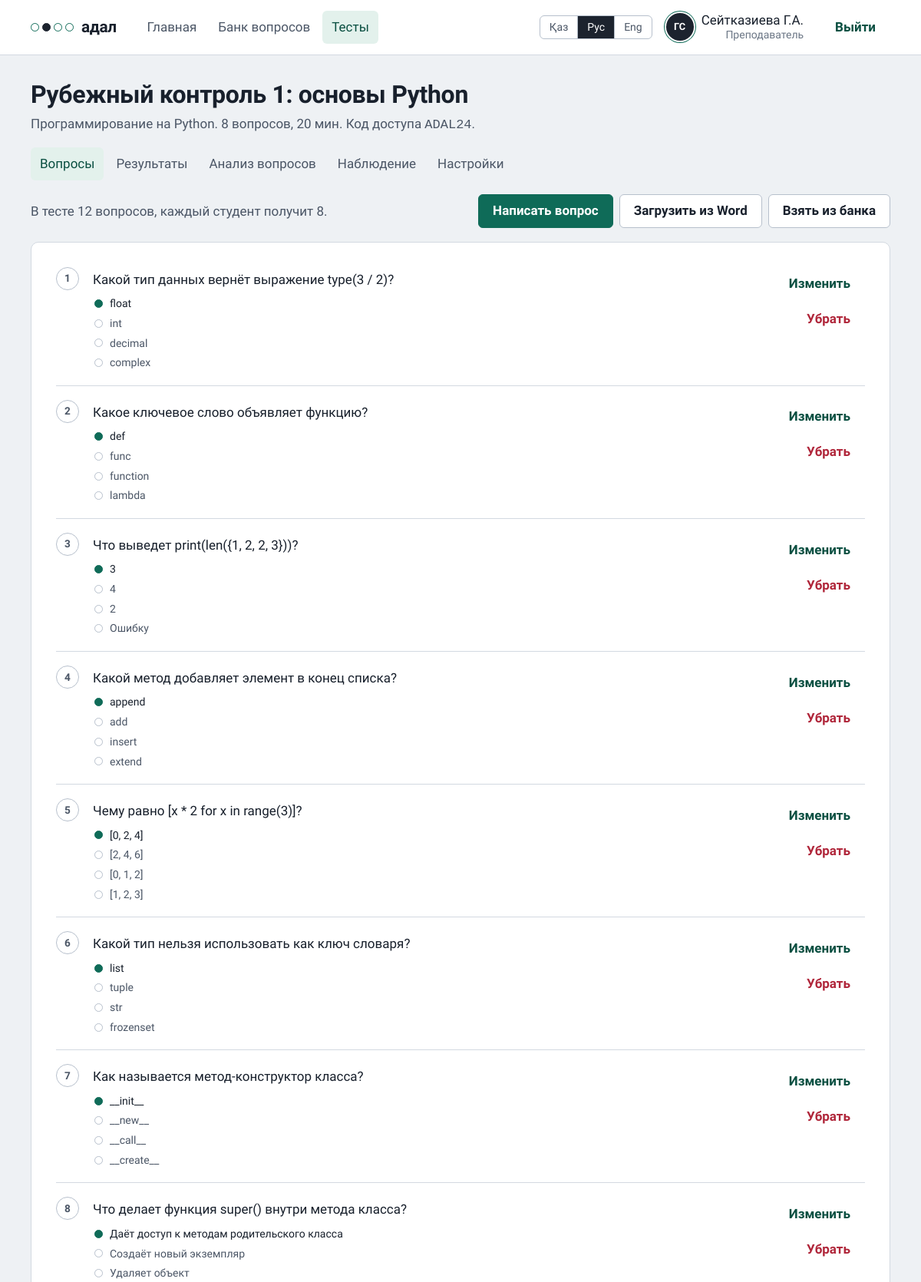
Page /exams/1/questions/ (signed in, upper part) on the committed database.
### accounts/models.py (models this page shows, shortened)
class User(AbstractBaseUser, PermissionsMixin):
    class Role(models.TextChoices):
        STUDENT = "student", _("Студент")
        TEACHER = "teacher", _("Преподаватель")
        ADMIN = "admin", _("Администратор")
    class Degree(models.TextChoices):
        BACHELOR = "bachelor", _("Бакалавриат")
        MASTER = "master", _("Магистратура")
        DOCTOR = "doctor", _("Докторантура")
    class ApplicationType(models.TextChoices):
        FIRST = "first", _("Первое высшее образование")
        SHORT = "short", _("Сокращённая программа (на базе ТиПО)")
        SECOND = "second", _("Второе высшее образование")
    class DocType(models.TextChoices):
        ID_CARD = "id_card", _("Удостоверение личности РК")
        PASSPORT = "passport", _("Паспорт")
        RESIDENCE = "residence", _("Вид на жительство")
    class Language(models.TextChoices):
        KAZAKH = "kk", _("Қазақша")
        RUSSIAN = "ru", _("Русский")
        ENGLISH = "en", "English"
    iin = models.CharField(_("ИИН"), max_length=12, unique=True)
    first_name = models.CharField(_("Имя"), max_length=80)
    last_name = models.CharField(_("Фамилия"), max_length=80)
    patronymic = models.CharField(_("Отчество"), max_length=80, blank=True)
    email = models.EmailField(_("Эл. почта"), blank=True)
    role = models.CharField(_("Роль"), max_length=10, choices=Role.choices, default=Role.STUDENT)
    group = models.CharField(_("Группа"), max_length=30, blank=True)
    interface_language = models.CharField(
        _("Язык интерфейса"), max_length=2, choices=Language.choices, default=Language.RUSSIAN)
    degree = models.CharField(_("Академическая степень"), max_length=10,
                              choices=Degree.choices, default=Degree.BACHELOR)
    application_type = models.CharField(_("Заявление"), max_length=10,
                                        choices=ApplicationType.choices, default=ApplicationType.FIRST)
    citizenship = models.CharField(_("Страна"), max_length=60, default="Казахстан")
    doc_type = models.CharField(_("Документ"), max_length=10, choices=DocType.choices,
                                default=DocType.ID_CARD)
    doc_number = models.CharField(_("Номер документа"), max_length=20, blank=True)
    study_language = models.CharField(_("Язык обучения"), max_length=2,
                                      choices=Language.choices, default=Language.KAZAKH)
    birth_date = models.DateField(_("Дата рождения"), null=True, blank=True)
    avatar = models.ImageField(_("Фото профиля"), upload_to="avatars/", blank=True)
    is_active = models.BooleanField(default=True)
    is_staff = models.BooleanField(default=False)
    date_joined = models.DateTimeField(default=timezone.now)
    objects = UserManager()
    USERNAME_FIELD = "iin"
    REQUIRED_FIELDS = ["first_name", "last_name"]
    class Meta:
        verbose_name = _("пользователь")
        verbose_name_plural = _("пользователи")
        ordering = ["last_name", "first_name"]
    @property
    def short_name(self) -> str:
        initials = "".join(f"{p[0]}." for p in (self.first_name, self.patronymic) if p)
        return f"{self.last_name} {initials}".strip()
    @property
    def initials(self) -> str:
        return "".join(p[0] for p in (self.first_name, self.last_name) if p).upper()
    @property
    def is_teacher(self) -> bool:
        return self.role in (self.Role.TEACHER, self.Role.ADMIN)

### exams/models.py (models this page shows, shortened)
class Exam(models.Model):
    title = models.CharField(_("Название"), max_length=200)
    subject = models.ForeignKey(Subject, on_delete=models.PROTECT, related_name="exams",
                                verbose_name=_("Дисциплина"))
    author = models.ForeignKey(settings.AUTH_USER_MODEL, on_delete=models.CASCADE,
                               related_name="exams")
    topic = models.CharField(_("Только тема"), max_length=150, blank=True,
                             help_text=_("Оставьте пустым, чтобы брать вопросы по всей дисциплине"))
    question_count = models.PositiveSmallIntegerField(_("Вопросов в варианте"), default=20)
    duration_minutes = models.PositiveSmallIntegerField(_("Время, минут"), default=30)
    opens_at = models.DateTimeField(_("Открывается"))
    closes_at = models.DateTimeField(_("Закрывается"))
    groups = models.CharField(_("Группы"), max_length=300, blank=True,
                              help_text=_("Через запятую, например: ИС-21, ИС-22. Если оставить пустым, тест увидят все группы"))
    access_code = models.CharField(_("Код доступа"), max_length=12,
                                   help_text=_("Преподаватель говорит его вслух в аудитории"))
    allowed_ip_prefix = models.CharField(
        _("Разрешённая сеть"), max_length=60, blank=True,
        help_text=_("Начало IP-адресов компьютерного класса, например 10.12.5. Если оставить пустым, тест откроется из любой сети"))
    max_violations = models.PositiveSmallIntegerField(
        _("Нарушений до завершения"), default=3,
        help_text=_("Уход со страницы, выход из полноэкранного режима и т. п."))
    show_review = models.BooleanField(_("Показать студенту разбор после теста"), default=False)
    questions = models.ManyToManyField("Question", related_name="exams", blank=True,
                                       verbose_name=_("Вопросы теста"))
    is_published = models.BooleanField(_("Опубликован"), default=True)
    created_at = models.DateTimeField(auto_now_add=True)
    class Meta:
        verbose_name = _("тест")
        verbose_name_plural = _("тесты")
        ordering = ["-opens_at"]

class Subject(models.Model):
    name = models.CharField(_("Название"), max_length=150, unique=True)
    class Meta:
        verbose_name = _("дисциплина")
        verbose_name_plural = _("дисциплины")
        ordering = ["name"]
    def __str__(self):
        return self.name

class Question(models.Model):
    class Difficulty(models.IntegerChoices):
        EASY = 1, _("Лёгкий")
        MEDIUM = 2, _("Средний")
        HARD = 3, _("Сложный")
    subject = models.ForeignKey(Subject, on_delete=models.CASCADE, related_name="questions",
                                verbose_name=_("Дисциплина"))
    author = models.ForeignKey(settings.AUTH_USER_MODEL, on_delete=models.SET_NULL, null=True,
                               related_name="questions", verbose_name=_("Автор"))
    topic = models.CharField(_("Тема"), max_length=150, blank=True)
    text = models.TextField(_("Текст вопроса"))
    image = models.ImageField(_("Рисунок"), upload_to="questions/", blank=True)
    difficulty = models.PositiveSmallIntegerField(_("Сложность"), choices=Difficulty.choices,
                                                  default=Difficulty.MEDIUM)
    is_active = models.BooleanField(_("В банке"), default=True)
    created_at = models.DateTimeField(_("Создан"), auto_now_add=True)
    class Meta:
        verbose_name = _("вопрос")
        verbose_name_plural = _("вопросы")
        ordering = ["-created_at"]

class Choice(models.Model):
    question = models.ForeignKey(Question, on_delete=models.CASCADE, related_name="choices")
    text = models.CharField(_("Вариант ответа"), max_length=1000)
    is_correct = models.BooleanField(_("Правильный"), default=False)
    class Meta:
        ordering = ["id"]

### exams/views.py (the view, shortened to what this page needs)
# urls.py: path("exams/<int:pk>/questions/", views.exam_questions, name="exam_questions"),
@teacher_required
def exam_questions(request, pk):
    exam = _own_exam(request, pk)
    questions = exam.questions.filter(is_active=True).prefetch_related("choices").order_by("pk")
    bank_query = request.GET.get("q", "").strip()
    bank = services.search_questions(
        Question.objects.filter(subject=exam.subject, is_active=True).exclude(exams=exam),
        text=bank_query, sort="new").prefetch_related("choices")
    return render(request, "exams/exam_questions.html", {
        "exam": exam, "questions": questions, "bank": bank[:50], "bank_total": bank.count(),
        "bank_query": bank_query, "open_bank": bool(bank_query) or request.GET.get("bank") == "1",
    })

### exams/views.py (called while the page is built)
def teacher_required(view):
    @wraps(view)
    @login_required
    def wrapper(request, *args, **kwargs):
        if not request.user.is_teacher:
            raise PermissionDenied
        return view(request, *args, **kwargs)
    return wrapper

def _own_exam(request, pk) -> Exam:
    exam = get_object_or_404(Exam.objects.select_related("subject"), pk=pk)
    if exam.author_id != request.user.id and not request.user.is_admin:
        raise PermissionDenied
    return exam

### templates/exams/exam_questions.html (shortened to what this page needs)
{% extends "base.html" %}
{% load i18n %}
{% block math %}{% include "_math.html" %}{% endblock %}
{% block content %}
{% include "exams/_exam_head.html" with tab="questions" %}
<div class="q-toolbar">
  <p class="muted">{% blocktranslate trimmed with n=questions|length count=exam.question_count %}В тесте {{ n }} вопросов, каждый студент получит {{ count }}.{% endblocktranslate %}</p>
  <div class="q-toolbar-actions">
    <a class="btn btn-primary" href="{% url 'exams:question_new' %}?exam={{ exam.pk }}">{% translate "Написать вопрос" %}</a>
    <a class="btn" href="{% url 'exams:question_import' %}?exam={{ exam.pk }}">{% translate "Загрузить из Word" %}</a>
    <a class="btn" href="?bank=1#bank">{% translate "Взять из банка" %}</a>
  </div>
</div>
<section class="sheet">
  {% for q in questions %}
  <article class="tq">
    <span class="tq-num num">{{ forloop.counter }}</span>
    <div class="tq-body">
      <div class="q-text">{{ q.text }}</div>
      <ul class="tq-choices">
        {% for c in q.choices.all %}<li{% if c.is_correct %} class="ok"{% endif %}>{{ c.text }}</li>{% endfor %}
      </ul>
    </div>
    <div class="tq-actions">
      <a class="btn btn-quiet" href="{% url 'exams:question_edit' q.pk %}?exam={{ exam.pk }}">{% translate "Изменить" %}</a>
      <form method="post">{% csrf_token %}<input type="hidden" name="action" value="remove"><input type="hidden" name="question" value="{{ q.pk }}">
        <button class="btn btn-quiet btn-quiet-danger" type="submit">{% translate "Убрать" %}</button>
      </form>
    </div>
  </article>
  {% endfor %}
</section>
{% endblock %}

### templates/base.html (shortened to what this page needs)
{% load static i18n %}{% get_current_language as LANG %}<!doctype html>
<html lang="{{ LANG }}">
<head>
  <link rel="stylesheet" href="{% static 'css/app.css' %}?v=16">
  {% block math %}{% endblock %}
</head>
<body class="{% block body_class %}{% endblock %}">
{% block chrome %}
<header class="topbar">
  <div class="topbar-in">
    <a class="wordmark" href="{% url 'dashboard' %}" aria-label="{% translate 'Адал, главная страница' %}">
      <span class="mark" aria-hidden="true"><i></i><i class="on"></i><i></i><i></i></span>{% translate "адал" %}
    </a>
    {% if user.is_authenticated %}
    {% with path=request.path %}
    <nav class="nav" aria-label="{% translate 'Разделы' %}">
      <a href="{% url 'dashboard' %}" {% if path == '/' %}aria-current="page"{% endif %}>{% translate "Главная" %}</a>
      {% if user.is_teacher %}
      <a href="{% url 'exams:question_list' %}" {% if '/bank/' in path %}aria-current="page"{% endif %}>{% translate "Банк вопросов" %}</a>
      <a href="{% url 'exams:exam_list' %}" {% if '/exams/' in path %}aria-current="page"{% endif %}>{% translate "Тесты" %}</a>
      {% endif %}
    </nav>
    {% endwith %}
    {% endif %}
    <div class="who">
      {% include "_lang.html" %}
      {% if user.is_authenticated %}
      <a class="who-link" href="{% url 'accounts:profile' %}" title="{% translate 'Профиль' %}">
        <span class="avatar" aria-hidden="true">{% if user.avatar %}<img src="{{ user.avatar.url }}" alt="">{% else %}{{ user.initials }}{% endif %}</span>
        <span class="who-name">{{ user.short_name }}<span>{{ user.get_role_display }}{% if user.group %}, {{ user.group }}{% endif %}</span></span>
      </a>
      <form method="post" action="{% url 'accounts:logout' %}">{% csrf_token %}
        <button class="btn btn-quiet logout" type="submit" aria-label="{% translate 'Выйти' %}">
          <span>{% translate "Выйти" %}</span>
        </button>
      </form>
      {% endif %}
    </div>
  </div>
</header>
{% endblock %}
<main class="{% block main_class %}page{% endblock %}">
  {% block content %}{% endblock %}
</main>
</body>
</html>

### templates/exams/_exam_head.html (shortened to what this page needs)
{% load i18n %}<div class="page-head">
  <div>
    <h1>{{ exam.title }}</h1>
    <p class="muted">{{ exam.subject }} <code>{{ exam.access_code }}</code>.</p>
  </div>
  <nav class="nav" aria-label="{% translate 'Разделы теста' %}">
    <a href="{% url 'exams:exam_questions' exam.pk %}" {% if tab == "questions" %}aria-current="page"{% endif %}>{% translate "Вопросы" %}</a>
    <a href="{% url 'exams:exam_results' exam.pk %}" {% if tab == "results" %}aria-current="page"{% endif %}>{% translate "Результаты" %}</a>
    <a href="{% url 'exams:exam_analysis' exam.pk %}" {% if tab == "analysis" %}aria-current="page"{% endif %}>{% translate "Анализ вопросов" %}</a>
    <a href="{% url 'exams:exam_monitor' exam.pk %}" {% if tab == "monitor" %}aria-current="page"{% endif %}>{% translate "Наблюдение" %}</a>
    <a href="{% url 'exams:exam_edit' exam.pk %}">{% translate "Настройки" %}</a>
  </nav>
</div>

### rows in the picture
User: initials "ГС", short_name "Сейтказиева Г.А.", role "Преподаватель"
Exam: title "Рубежный контроль 1: основы Python", subject "Программирование на Python", access_code "ADAL24"
Question: text "Какой тип данных вернёт выражение type(3 / 2)?"
Choice: text "float"
Choice: text "int"
Choice: text "decimal"
Choice: text "complex"
Question: text "Какое ключевое слово объявляет функцию?"
Choice: text "def"
Choice: text "func"
Choice: text "function"
Choice: text "lambda"
Question: text "Что выведет print(len({1, 2, 2, 3}))?"
Choice: text "3"
Choice: text "4"
Choice: text "2"
Choice: text "Ошибку"
Question: text "Какой метод добавляет элемент в конец списка?"
Choice: text "append"
Choice: text "add"
Choice: text "insert"
Choice: text "extend"
Question: text "Чему равно [x * 2 for x in range(3)]?"
Choice: text "[0, 2, 4]"
Choice: text "[2, 4, 6]"
Choice: text "[0, 1, 2]"
Choice: text "[1, 2, 3]"
Question: text "Какой тип нельзя использовать как ключ словаря?"
Choice: text "list"
Choice: text "tuple"
Choice: text "str"
Choice: text "frozenset"
Question: text "Как называется метод-конструктор класса?"
Choice: text "__init__"
Choice: text "__new__"
Choice: text "__call__"
Choice: text "__create__"
Question: text "Что делает функция super() внутри метода класса?"
Choice: text "Даёт доступ к методам родительского класса"
Choice: text "Создаёт новый экземпляр"
Choice: text "Удаляет объект"
